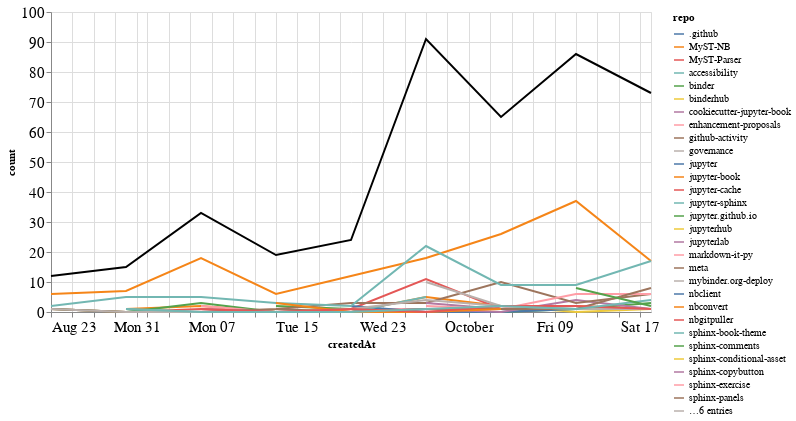

The notebook cell saved with this chart:
### Markdown cell above
## Comments

### Code cell
comments_time = comments.groupby('repo').resample('W', on='createdAt').count()['author'].reset_index()
comments_time = comments_time.rename(columns={'author': 'count'})
comments_time_total = comments_time.groupby('createdAt').agg({"count": "sum"}).reset_index()
ch1 = alt.Chart(comments_time, width=600).mark_line().encode(
    x='createdAt',
    y='count',
    color='repo',
    tooltip="repo"
)

ch2 = alt.Chart(comments_time_total, width=600).mark_line(color="black").encode(
    x='createdAt',
    y='count',
)

ch1 + ch2

### Figure 1 — Vega-Lite specification as saved in the notebook (floating-point values rounded to 4 significant figures; data arrays with more than 128 entries replaced by an {"elided": "..."} marker saying what was removed)
{"config": {"axisLeft": {"labelFontSize": 15}, "axisBottom": {"labelFontSize": 15}}, "layer": [{"data": {"name": "data-8fa6bbdee52fadd727f56f641cb663e5"}, "mark": "line", "encoding": {"color": {"type": "nominal", "field": "repo"}, "tooltip": {"type": "nominal", "field": "repo"}, "x": {"type": "temporal", "field": "createdAt"}, "y": {"type": "quantitative", "field": "count"}}, "width": 600}, {"data": {"name": "data-dd6aa3b95721b339c63ad9c10793e00b"}, "mark": {"type": "line", "color": "black"}, "encoding": {"x": {"type": "temporal", "field": "createdAt"}, "y": {"type": "quantitative", "field": "count"}}, "width": 600}], "$schema": "https://vega.github.io/schema/vega-lite/v4.8.1.json", "datasets": {"data-8fa6bbdee52fadd727f56f641cb663e5": {"elided": "138 records"}, "data-dd6aa3b95721b339c63ad9c10793e00b": [{"createdAt": "2020-08-23T00:00:00", "count": 12}, {"createdAt": "2020-08-30T00:00:00", "count": 15}, {"createdAt": "2020-09-06T00:00:00", "count": 33}, {"createdAt": "2020-09-13T00:00:00", "count": 19}, {"createdAt": "2020-09-20T00:00:00", "count": 24}, {"createdAt": "2020-09-27T00:00:00", "count": 91}, {"createdAt": "2020-10-04T00:00:00", "count": 65}, {"createdAt": "2020-10-11T00:00:00", "count": 86}, {"createdAt": "2020-10-18T00:00:00", "count": 73}]}}
